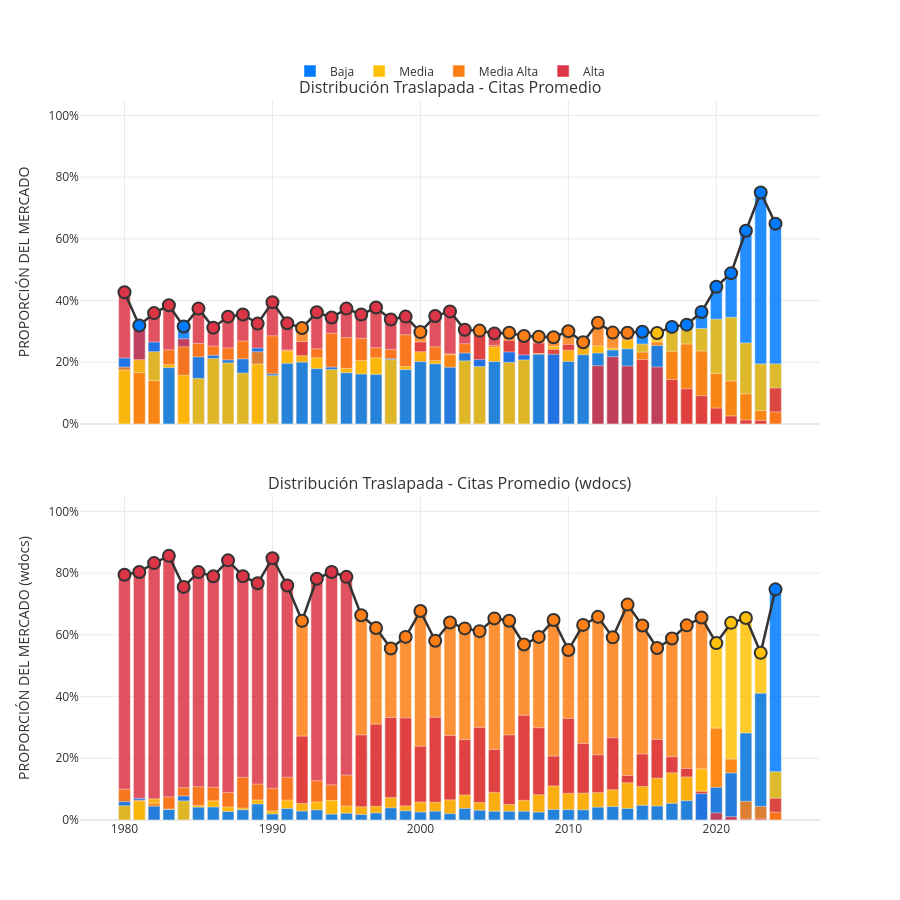

The code cell stored with this chart in its notebook:
### Code cell
# Mandar llamar a la nueva función
df_completo = category_plots.cargar_datos_completos(cfg.LEVEL)
category_plots.plot_evolucion_traslapada(df_completo, cfg.CATEGORICAL_FEATURES, seleccion="citas")
